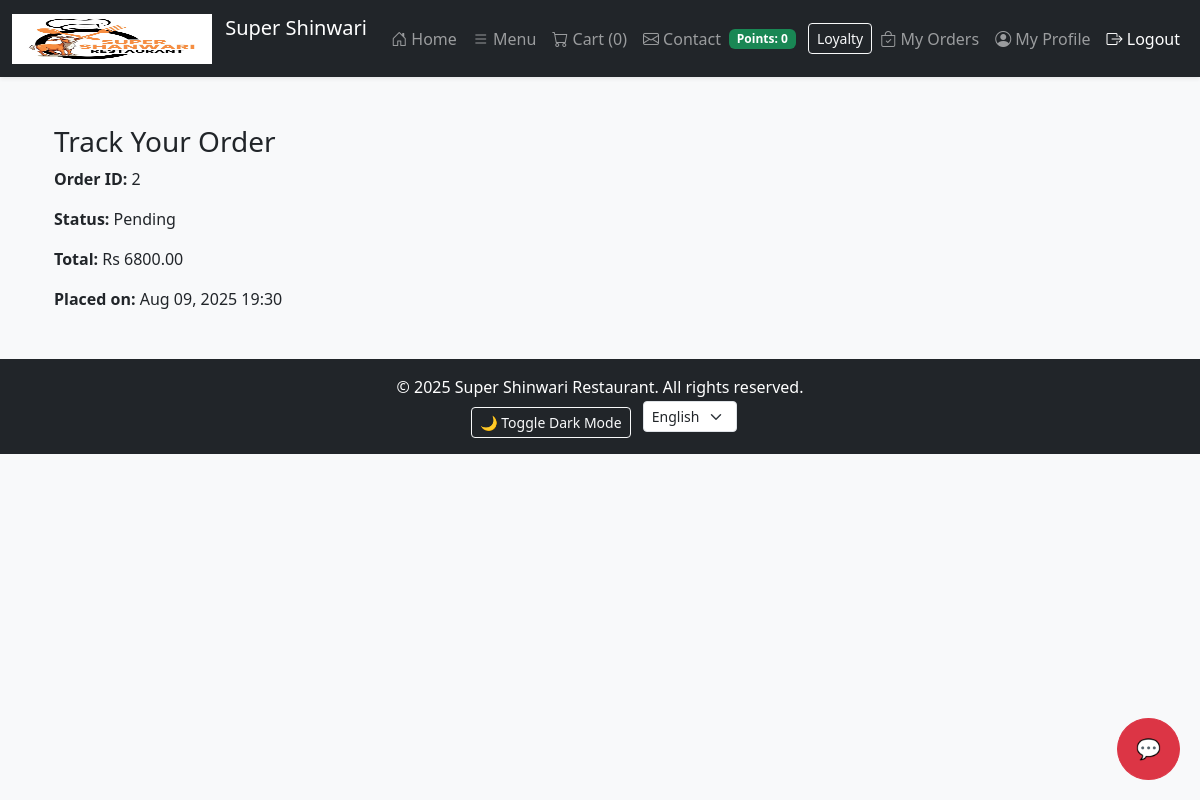
Screenshot of /track-order/2/ (signed in) with the database file from the repository.
### core/models.py (models this page shows, shortened)
class Order(models.Model):
    STATUS_CHOICES = (
        ('pending', 'Pending'),
        ('processing', 'Processing'),
        ('delivered', 'Delivered'),
        ('cancelled', 'Cancelled'),
    )
    user = models.ForeignKey(User, on_delete=models.CASCADE, related_name='orders')
    full_name = models.CharField(max_length=200)
    phone = models.CharField(max_length=20)
    address = models.TextField()
    branch = models.ForeignKey(Branch, on_delete=models.SET_NULL, null=True, blank=True, related_name='orders')
    total_price = models.DecimalField(max_digits=10, decimal_places=2, default=0)
    status = models.CharField(max_length=20, choices=STATUS_CHOICES, default='pending')
    created_at = models.DateTimeField(auto_now_add=True)

### core/views.py (the view)
# urls.py: path('track-order/<int:order_id>/', views.track_order, name='track_order'),
@login_required
def track_order(request, order_id):
    order = get_object_or_404(Order, id=order_id, user=request.user)
    return render(request, 'track_order.html', {'order': order})

### core/context_processors.py (called while the page is built)
def cart_item_count(request):
    total = 0
    if request.user.is_authenticated:
        cart = Cart.objects.filter(user=request.user).first()
        if cart:
            total = CartItem.objects.filter(cart=cart).aggregate(total=Sum('quantity'))['total'] or 0
    return {'cart_item_count': total}

### core/loyalty.py (called while the page is built)
def get_profile(user):
    profile, _ = UserProfile.objects.get_or_create(user=user)
    return profile

### core/models.py (called while the page is built)
    @property
    def cart_items(self):
        return self.items.all()

### templates/track_order.html
{% extends 'base.html' %}
{% block content %}
<div class="container mt-5">
    <h3>Track Your Order</h3>
    <p><strong>Order ID:</strong> {{ order.id }}</p>
    <p><strong>Status:</strong> {{ order.status }}</p>
    <p><strong>Total:</strong> Rs {{ order.total_price }}</p>
    <p><strong>Placed on:</strong> {{ order.created_at|date:"M d, Y H:i" }}</p>
</div>
{% endblock %}

### static/css/style.css (style rules this page uses)
body { font-family: 'Segoe UI', Tahoma, sans-serif; background-color: #f8f9fa; margin: 0; padding: 0; transition: background 0.3s, color 0.3s; }
html { scroll-behavior: smooth; }

### rows the page displays
Order: id "2", status "Pending", total_price "6800.00", created_at "Aug 09, 2025 19:30"

### other values shown
{{ cart_item_count }} "0"
{{ loyalty_balance|default:0 }} "0"
